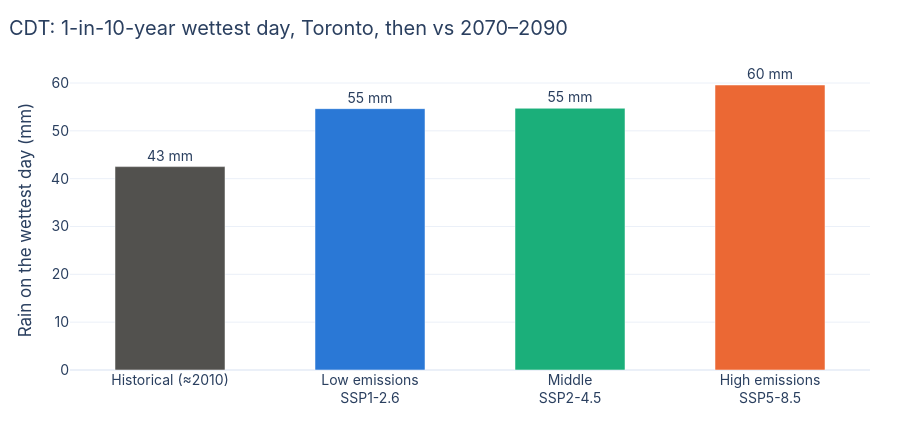

The cell this chart's notebook holds for it:
### Code cell
if cdt is not None:
    ten = cdt[cdt["return_period"] == 10].set_index("pathway")["wettest_day_mm"]
    labels = {"historic": "Historical (≈2010)", "ssp126": "Low emissions<br>SSP1-2.6",
              "ssp245": "Middle<br>SSP2-4.5", "ssp585": "High emissions<br>SSP5-8.5"}
    order = [p for p in CDT_COLORS if p in ten.index]
    fig = go.Figure(go.Bar(
        x=[labels[p] for p in order], y=[ten[p] for p in order], marker_color=[CDT_COLORS[p] for p in order],
        width=0.55, text=[f"{ten[p]:.0f} mm" for p in order], textposition="outside", cliponaxis=False,
        hovertemplate="%{x}: %{y:.0f} mm<extra></extra>",
    ))
    layout(fig, f"CDT: 1-in-10-year wettest day, {CITY['name'].split(',')[0]}, then vs 2070–2090",
           yaxis=dict(title="Rain on the wettest day (mm)", rangemode="tozero"), showlegend=False)
    fig.show()
    print(f"1-in-10-year wettest day: {ten['historic']:.0f} mm in the historical baseline; "
          f"in 2070–2090 {ten['ssp126']:.0f} mm (SSP1-2.6), {ten['ssp245']:.0f} mm (SSP2-4.5) "
          f"and {ten['ssp585']:.0f} mm (SSP5-8.5).")

### Figure 1 — Plotly figure (JSON) as saved in the notebook; plotly's stock layout.template omitted (floating-point values rounded to 4 significant figures)
{"data": [{"cliponaxis": false, "hovertemplate": "%{x}: %{y:.0f} mm<extra></extra>", "marker": {"color": ["#52514e", "#2a78d6", "#1baf7a", "#eb6834"]}, "text": ["43 mm", "55 mm", "55 mm", "60 mm"], "textposition": "outside", "type": "bar", "width": 0.55, "x": ["Historical (≈2010)", "Low emissions<br>SSP1-2.6", "Middle<br>SSP2-4.5", "High emissions<br>SSP5-8.5"], "y": [42.52, 54.64, 54.72, 59.58]}], "layout": {"font": {"family": "Inter, Helvetica, Arial, sans-serif", "size": 14}, "height": 430, "margin": {"b": 60, "l": 70, "r": 30, "t": 70}, "showlegend": false, "title": {"text": "CDT: 1-in-10-year wettest day, Toronto, then vs 2070–2090", "x": 0.01}, "yaxis": {"rangemode": "tozero", "title": {"text": "Rain on the wettest day (mm)"}}}}
